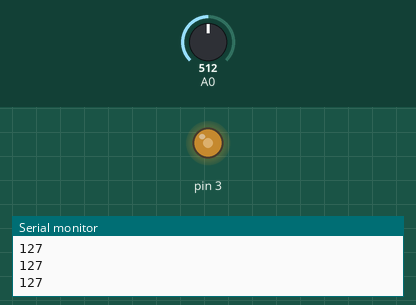
A sketch run on a simulated Arduino Uno, built with avr-gcc and run on an emulated ATmega328P. Shown: output pins drawn as LEDs (lit = HIGH), the last lines printed to the serial monitor. The inputs (shaded band) are chosen by the test bench; at power-on: A0 = 512.

Above: at 1.2 s.
1.3 s: A0 set to 716
At 1.7 s:
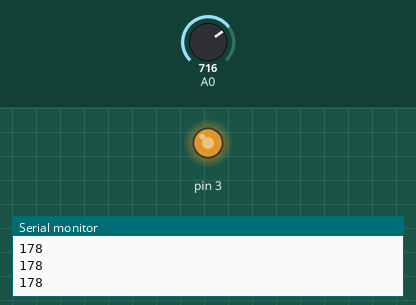
2.8 s: A0 set to 900
At 4.0 s:
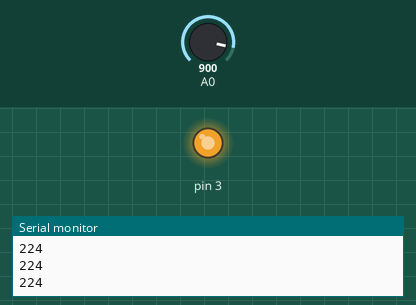
4.3 s: A0 set to 122
At 5.5 s:
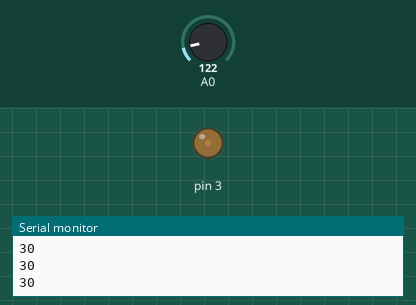
5.8 s: A0 set to 0
At 6.8 s:
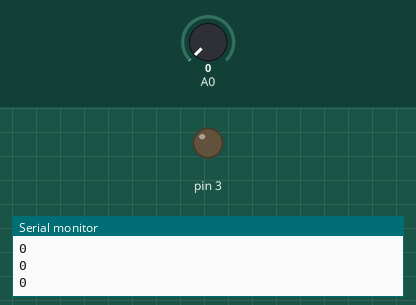
7.3 s: A0 set to 511
At 8.1 s:
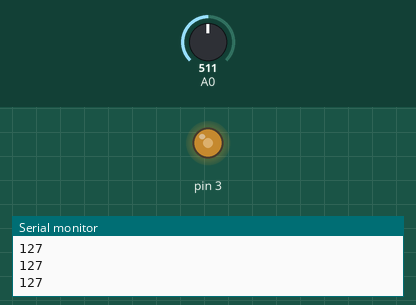
Timing chart, 0 to 9.8 s (numbered marks = the images above; inputs shaded):
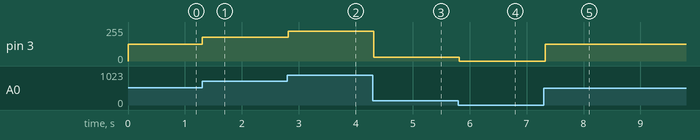

The sketch:

Servo.ino
```cpp
void setup() {
  // put your setup code here, to run once:
  Serial.begin(115200);
}

void loop() {
  // put your main code here, to run repeatedly:
  int x = analogRead(A0);
  int y = map(x,0,1023,0,255);
  analogWrite(3,y);
  Serial.println(y);
  delay(100);
}
```

Measured:
- after the input at 1.3 s, pin 3: 127/255 → 178/255 at once
- after the input at 2.8 s, pin 3: 178/255 → 224/255 at once
- after the input at 4.3 s, pin 3: 224/255 → 30/255 at once
- after the input at 5.8 s, pin 3: 30/255 → 0/255 at once
- after the input at 7.3 s, pin 3: 0/255 → 127/255 at once
